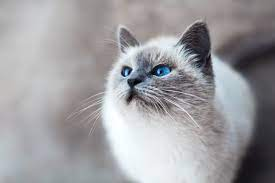
#> input picture Qt/ImageEditor/cat_3.jpg, 275 x 183 px, given in place of the camera
$ python Lane_Final_TX2.py
#> lines starting #> are read from the running program, lines starting #| are printed output that depends on the picture; after the words box and inside, x2 and y2 are one past the last pixel; in counts of white or black regions, pixels touching at a corner belong together
#> further down, frame is the input picture: shape (183, 275, 3); mean B, G, R 160.1, 156.7, 157.9
#| height: 183 width: 275 channel: 3
#| Image type: <class 'numpy.ndarray'>
import cv2
import numpy as np
import matplotlib.pyplot as plt
import time
import serial
import sys


"""
測試前先調整相機角度 實際80cm處對到刻度80cm處
Arduino程式配合Handsome_Field_Robot/Arduino/Arduino_main_ed4.ino
"""

camera_port = 0

Hmin_green, Smin_green, Vmin_green = 35, 80, 46
Hmax_green, Smax_green, Vmax_green = 85, 255, 230

poly_h, poly_w, L = 280, 160, 240  # fixed

""" Undetermined """
deltaX1, deltaX2, deltaX3 = 50, 140, 240

R1_threshold = 0.25
L1_threshold = 0.25

pwm_base_normal = 40
pwm_base_slower = 30

R1_delta, R2_delta = 20, 30
L1_delta, L2_delta = 20, 30


serialCom = '/dev/ttyACM0'
ser = serial.Serial(serialCom, 9600)

def MOTION_STATE_LEDs(MOTION_STATE):
    A,B,C,D = 1,1,0,0
    if MOTION_STATE == "FORWARD":
        A,B,C,D = 3,3,3,3  # 直走 Green

    if MOTION_STATE == "TURN_LEFT!":  # 小轉 Cyan
        A,B,C,D = 5,0,5,0
    if MOTION_STATE == "TURN_RIGHT!":
        A,B,C,D = 0,5,0,5

    if MOTION_STATE == "TURN_LEFT!!!": # 大轉 Yellow
        A,B,C,D = 6,0,6,0
    if MOTION_STATE == "TURN_RIGHT!!!":
        A,B,C,D = 0,6,0,6


    print("A B   ",A,B)
    print("C D   ",C,D)
    return A,B,C,D


def Num2Str(num):
    if str(type(num)) == "<class 'int'>":
        converted = str(num)
        if len(converted) > 3:
            print("Error: invalid num length\nlen:",len(converted))
            return "!!!"
        if len(converted) == 1:
            converted = "00" + converted
        if len(converted) == 2:
            converted = "0" + converted
        return str(converted)
    else:
        print("Error: not int\ndatatype:",type(num))
        return "!!!"

def write_Serial(sender=0,state=0,power=0,motion=0,pwmL=0,pwmR=0,ledA=0,ledB=0,ledC=0,ledD=0):
    pwmL = Num2Str(pwmL)
    pwmR = Num2Str(pwmR)
    signalStr = str(sender) + str(state) + str(power) + str(motion)
    signalStr += str(pwmL) + str(pwmR) + str(ledA) + str(ledB) + str(ledC) + str(ledD)
    try:
        print("Start writing serial...")
        inputStr = str(signalStr) + str('e')
        if len(inputStr) == 15:
            print("py write:",inputStr)
            ser.write(str.encode(inputStr))
            time.sleep(1)
        else:
            print("Error: serial inputStr length:",len(inputStr))

    except KeyboardInterrupt:
        ser.close()
        print("keyboard interrupted!")


def pwmConverter(base,delta):
    if delta > 0:
        direction = 'R'
    elif delta < 0:
        direction = 'L'
    else :
        direction = 'M'

    print("pwm base:",base)
    print("pwm delta:",delta)
    pwmR = base - delta
    pwmL = base + delta

    return pwmL, pwmR, direction

def find_lane(frame):

    img = cv2.resize(frame, (640, 480))
    """ frame mask """
    # create a zero array
    trapezoid_stencil = np.zeros_like(img[:,:,0])

    polygon = np.array([[0,480], [320-poly_w,480-poly_h], [320+poly_w,480-poly_h], [640,480]])

    # fill polygon with gray
    cv2.fillConvexPoly(trapezoid_stencil, polygon, 100)
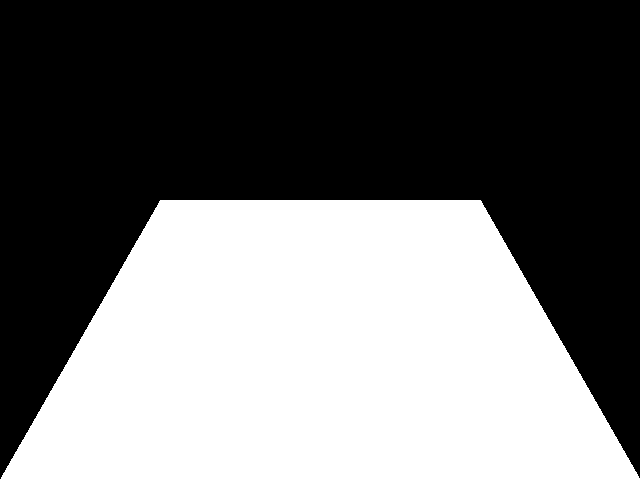
#> trapezoid_stencil: shape (480, 640); values 0 (black) and 100 (white), 43.8% white; 1 white region, box (x1, y1, x2, y2) and area: (0, 200, 640, 480) 134619
    #cv2.imshow("gray trapezoid",trapezoid_stencil)

    trapezoid_view = cv2.bitwise_and(img,img,mask=trapezoid_stencil)
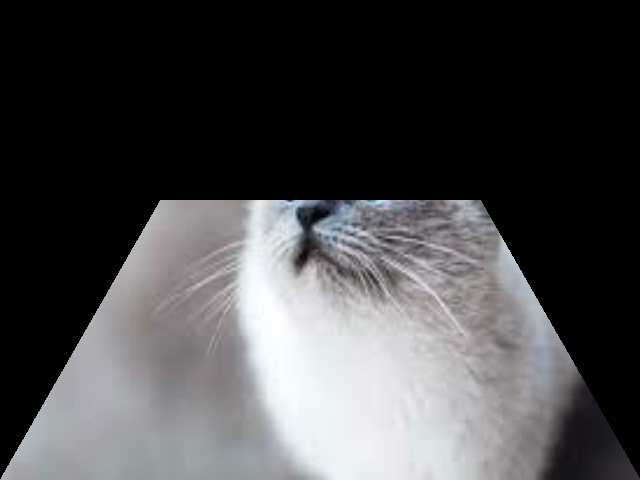
#> trapezoid_view: shape (480, 640, 3); mean B, G, R 74.3, 72.8, 72.9
    #cv2.imshow("trapezoid view img",trapezoid_view)

    """ mark image """
    marked_img = img.copy()
    marked_img = cv2.cvtColor(marked_img,cv2.COLOR_BGR2HSV)
#> marked_img: shape (480, 640, 3); mean H, S, V 104, 14.6, 162.3

    cv2.polylines(marked_img,pts=[polygon],isClosed=True,color=(30,120,225),thickness=5) # draw polygon on marked img
#> marked_img: shape (480, 640, 3); mean H, S, V 101.9, 17.2, 164.2

    for scale in [(80,-5),(70,15),(60,48),(50,80),(40,125),(30,190),(20,270)]:  # mark each scale
        ycoord = 480-poly_h+scale[1]
        cv2.line(marked_img, (160, ycoord), (480, ycoord), (177, 80, 0), 4)
        cv2.putText(marked_img, str(scale[0]), (300,ycoord+5), cv2.FONT_HERSHEY_PLAIN, 2, (30,100,0), 2, cv2.LINE_AA)
#> marked_img: shape (480, 640, 3); mean H, S, V 104, 19.8, 156.7

    """ perspective transform """
    original = np.float32([[0,480], [320-poly_w,480-poly_h], [320+poly_w,480-poly_h], [640,480]])
    distorted = np.float32([[320-L,480], [320-L,480-poly_h], [320+L,480-poly_h], [320+L,480]])

    # get transform matrix
    M = cv2.getPerspectiveTransform(original, distorted)
#> M = [[5.25, 4, -1360], [0, 9.5, -1200], [-2.03e-18, 0.0125, 1]]
    # apply transformation
    rectangle_view = cv2.warpPerspective(trapezoid_view, M, (640, 480))

    """ show rectangle view """
    trapezoid_stencil = cv2.cvtColor(trapezoid_stencil,cv2.COLOR_GRAY2BGR)
    marked_img = cv2.cvtColor(marked_img,cv2.COLOR_HSV2BGR)

    output1 = cv2.hconcat([img, marked_img])
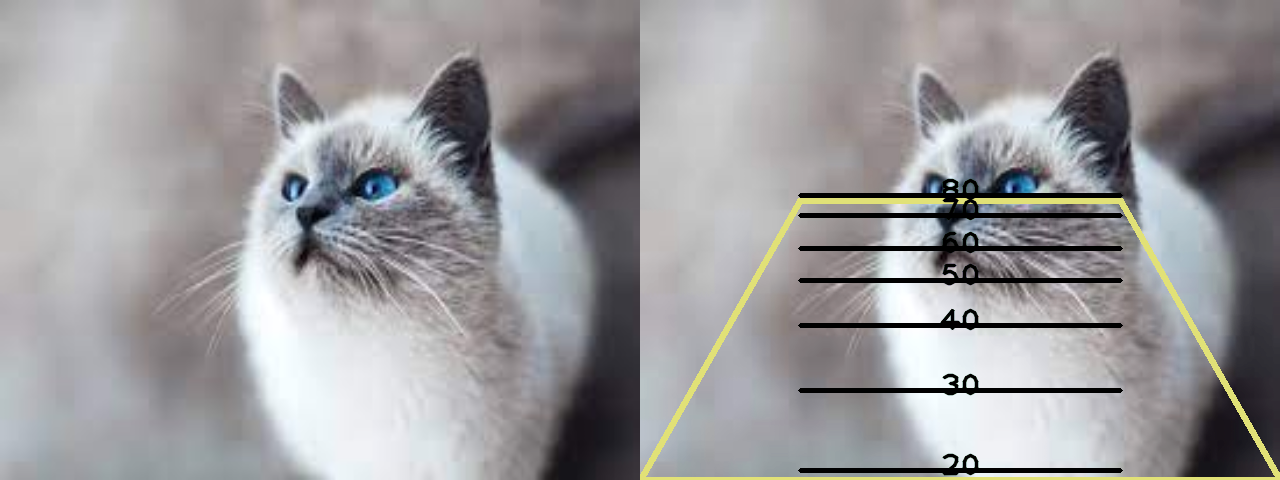
#> output1: shape (480, 1280, 3); mean B, G, R 155.8, 153.9, 155.2
    output2 = cv2.hconcat([trapezoid_view, rectangle_view])
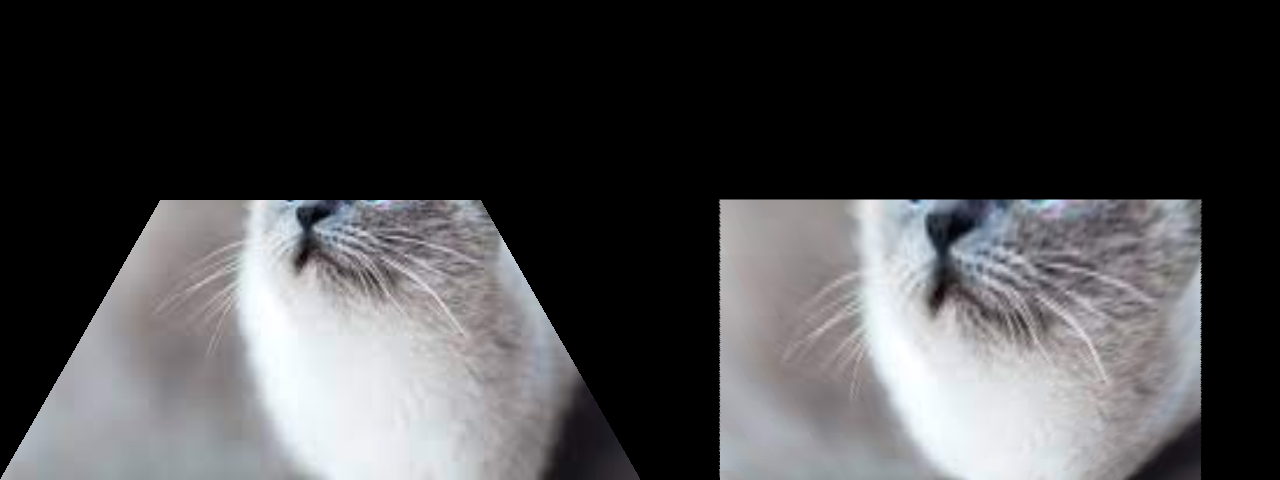
#> output2: shape (480, 1280, 3); mean B, G, R 73.3, 71.7, 71.9
    output3 = cv2.vconcat([output1,output2])
    output3 = cv2.resize(output3, (640, 480))
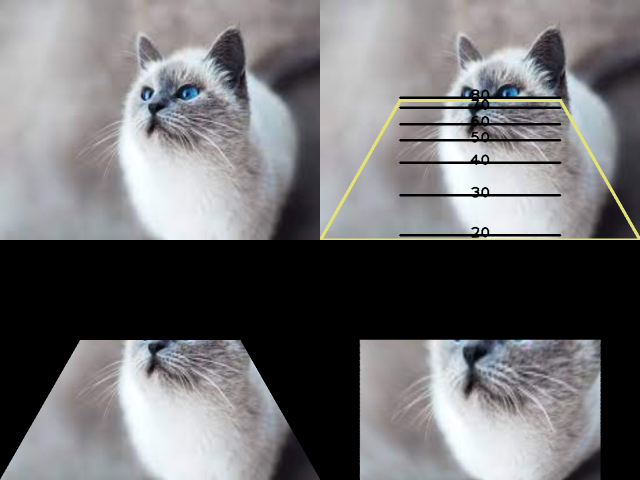
#> output3: shape (480, 640, 3); mean B, G, R 114.7, 112.9, 113.7

    cv2.imshow('perspective transform', output3)


    """ cropping """
    x = 320-L
    y = 480-poly_h
    w = 2*L
    h = poly_h
    cropped_rectangle_view = rectangle_view[y:y+h, x:x+w]
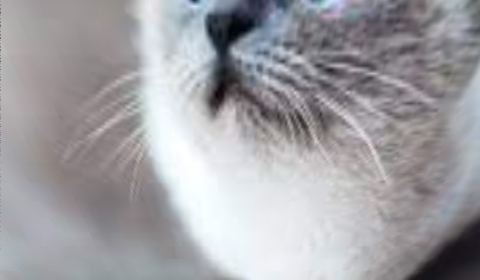
#> cropped_rectangle_view: shape (280, 480, 3); mean B, G, R 164.5, 160.6, 161.5
    #cv2.imshow("cropped",cropped_rectangle_view)

    """ thresholding """
    cropped_rectangle_view = cv2.cvtColor(cropped_rectangle_view, cv2.COLOR_BGR2RGB)
    cropped_rectangle_view = cv2.cvtColor(cropped_rectangle_view, cv2.COLOR_RGB2HSV)
#> cropped_rectangle_view: shape (280, 480, 3); mean H, S, V 112.3, 14.6, 166.6

    lower_green = np.array([Hmin_green, Smin_green, Vmin_green])
    upper_green = np.array([Hmax_green, Smax_green, Vmax_green])
    mask_green = cv2.inRange(cropped_rectangle_view, lower_green, upper_green)
#> mask_green: shape (280, 480); every value is 0
    #cv2.imshow("green threshold", mask_green)


    """ density histogram """
    gray = mask_green.copy()
    # [9 lines of commented-out code are left out]

    """ plot lines """
    marked = cv2.cvtColor(gray,cv2.COLOR_GRAY2BGR)
#> marked: shape (280, 480, 3); every value is 0
    marked = cv2.cvtColor(marked,cv2.COLOR_BGR2HSV)
    cv2.line(marked, (L, 0), (L, 480), (0, 0, 100), 3)
#> marked: shape (280, 480, 3); mean H, S, V 0, 0, 1
    #cv2.putText(marked,"R1",(L+deltaX1//2,poly_h//2),cv2.FONT_HERSHEY_PLAIN, 1, (177, 100, 200), 1, cv2.LINE_AA)
    cv2.line(marked, (L+deltaX1, 0), (L+deltaX1, 480), (177, 100, 200), 2)
#> marked: shape (280, 480, 3); mean H, S, V 1.1, 0.6, 2.3

    #cv2.putText(marked,"L1",(L-deltaX1//2,poly_h//2),cv2.FONT_HERSHEY_PLAIN, 1, (177, 100, 200), 1, cv2.LINE_AA)
    cv2.line(marked, (L-deltaX1, 0), (L-deltaX1, 480), (40, 10, 140), 2)
#> marked: shape (280, 480, 3); mean H, S, V 1.4, 0.7, 3.2
    cv2.line(marked, (L+deltaX1, 0), (L+deltaX1, 480), (40, 10, 140), 2)
#> marked: shape (280, 480, 3); mean H, S, V 0.5, 0.1, 2.8

    cv2.line(marked, (L-deltaX2, 0), (L-deltaX2, 480), (177, 80, 220), 2)
#> marked: shape (280, 480, 3); mean H, S, V 1.6, 0.6, 4.2
    cv2.line(marked, (L+deltaX2, 0), (L+deltaX2, 480), (177, 80, 220), 2)
#> marked: shape (280, 480, 3); mean H, S, V 2.7, 1.1, 5.5

    cv2.line(marked, (L-deltaX3, 0), (L-deltaX3, 480), (90, 80, 220), 2)
#> marked: shape (280, 480, 3); mean H, S, V 3.1, 1.5, 6.5
    cv2.line(marked, (L+deltaX3, 0), (L+deltaX3, 480), (90, 80, 220), 2)
#> marked: shape (280, 480, 3); mean H, S, V 3.3, 1.6, 6.9

    cv2.line(marked, (L, 0), (L, 480), (0, 0, 100), 3)
    marked = cv2.cvtColor(marked,cv2.COLOR_HSV2BGR)
    # cv2.imshow("marked",marked)

    """ divide into pieces, calculate areas """
    R1_Region = gray[:, L+deltaX1:L+deltaX3]
#> R1_Region: shape (280, 190); every value is 0
    #cv2.imshow("R1",R1_Region)
    R1_White = cv2.countNonZero(R1_Region)
#> R1_White = 0
    R1_Total = R1_Region.shape[0]*R1_Region.shape[1]
#> R1_Total = 53200
    R1_Area = round(float((R1_Total - R1_White) / R1_Total),2)
#> R1_Area = 1
    print("R1 area:",R1_Area)
#| R1 area: 1.0
    print("R1 threshold:",R1_threshold)

    L1_Region = gray[:, L-deltaX3:L-deltaX1]
    #cv2.imshow("L1",L1_Region)
    L1_White = cv2.countNonZero(L1_Region)
#> L1_White = 0
    L1_Total = L1_Region.shape[0]*L1_Region.shape[1]
#> L1_Total = 53200
    L1_Area = round(float((L1_Total - L1_White) / L1_Total),2)
#> L1_Area = 1
    print("\nL1 area:",L1_Area)
#| L1 area: 1.0
    print("L1 threshold:",L1_threshold)

    R2_Region = gray[:, L+deltaX2:L+deltaX3]
#> R2_Region: shape (280, 100); every value is 0
    #cv2.imshow("R2",R2_Region)
    R2_White = cv2.countNonZero(R2_Region)
#> R2_White = 0
    R2_Total = R2_Region.shape[0]*R2_Region.shape[1]
#> R2_Total = 28000
    R2_Area = round(float((R2_Total - R2_White) / R2_Total),2)
#> R2_Area = 1
    print("R2 area:",R2_Area)
#| R2 area: 1.0


    L2_Region = gray[:, L-deltaX3:L-deltaX2]
    #cv2.imshow("L2",L2_Region)
    L2_White = cv2.countNonZero(L2_Region)
#> L2_White = 0
    L2_Total = L2_Region.shape[0]*L2_Region.shape[1]
#> L2_Total = 28000
    L2_Area = round(float((L2_Total - L2_White) / L2_Total),2)
#> L2_Area = 1
    print("L2 area:",L2_Area)
#| L2 area: 1.0


    """ mark the area """
    cv2.putText(marked, "R1:"+str(R1_Area), (322,240), cv2.FONT_HERSHEY_PLAIN, 2, (30,100,255), 2, cv2.LINE_AA)
    cv2.putText(marked, "L1:"+str(L1_Area), (60,240), cv2.FONT_HERSHEY_PLAIN, 2, (90,100,0), 2, cv2.LINE_AA)

    cv2.putText(marked, "R2:"+str(R2_Area), (405,270), cv2.FONT_HERSHEY_PLAIN, 1, (90,100,200), 1, cv2.LINE_AA)
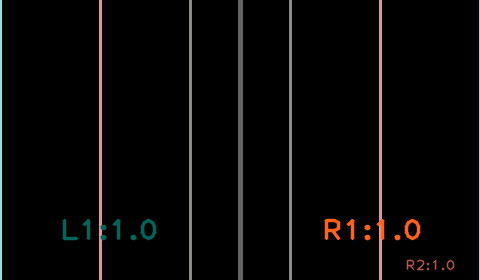
#> marked: shape (280, 480, 3); mean B, G, R 6.6, 6.9, 7.7
    cv2.putText(marked, "R1:"+str(L2_Area), (27,270), cv2.FONT_HERSHEY_PLAIN, 1, (90,100,0), 1, cv2.LINE_AA)
#> marked: shape (280, 480, 3); 0.18% of pixels changed, all inside (x1, y1, x2, y2) = (28, 259, 77, 271)

    cv2.imshow("marked",marked)

    """ determine turn left or right and how much """
    MOTION_STATE = "FORWARD"
    pwm_delta = 0 # +,right -,left
    pwm_base = pwm_base_normal   # deflaut speed, without contacting HALT line

    if R1_Area > R1_threshold and L1_Area > L1_threshold :
        print("R1, L1 area both > threshold !!!")
        # print("R1 area=%d>%d=threshold"%(R1_Area, R1_threshold))
        # print("L1 area=%d>%d=threshold"%(L1_Area, L1_threshold))
        pwm_base = pwm_base_slower   # only decisions made by R1,L1 (between HALT line)
        if R2_Area > L2_Area :
            pwm_delta -= R1_delta
            MOTION_STATE = "TURN_LEFT!!!"
        else:
            pwm_delta += L1_delta
            MOTION_STATE = "TURN_RIGHT!!!"

    elif R1_Area > R1_threshold and L1_Area < L1_threshold :
        pwm_delta -= R1_delta
        pwm_base = pwm_base_slower
        #print("turn Left, R1 area=%d>%d=threshold"%(R1_Area, R1_threshold))
        MOTION_STATE = "TURN_LEFT!!!"

    elif R1_Area < R1_threshold and L1_Area > L1_threshold :
        pwm_delta += L1_delta
        pwm_base = pwm_base_slower
        #print("turn Right, L1 area=%d>%d=threshold"%(L1_Area, L1_threshold))
        MOTION_STATE = "TURN_RIGHT!!!"

    else :
        MOTION_STATE = "FORWARD"
        print("No area > threshold, keep going!")
        print("pwm_delta:", pwm_delta)

    """ convert pwm_base, pwm_delta to pwm_L, pwm_R """
    pwm_L, pwm_R, Dir = pwmConverter(pwm_base,pwm_delta)
    print("\npwm L:%d\npwm R:%d\nDir:%s\nState:%s"%(pwm_L,pwm_R,Dir,MOTION_STATE))
    return pwm_L, pwm_R, MOTION_STATE


cap = cv2.VideoCapture(camera_port) # cap = cv2.VideoCapture(cv2.CAP_DSHOW + camera_port)

if camera_port == 0:   # notebook camera
    #cap.set(cv2.CAP_PROP_EXPOSURE,-4)
    #cap.set(cv2.CAP_PROP_CONTRAST,0)
    print("Contrast:",cap.get(cv2.CAP_PROP_CONTRAST))
    print("Exposure:",cap.get(cv2.CAP_PROP_EXPOSURE))

if camera_port == 1:  # usb camera
    cap.set(cv2.CAP_PROP_EXPOSURE,-7)
    cap.set(cv2.CAP_PROP_CONTRAST,10)
    print("Contrast:",cap.get(cv2.CAP_PROP_CONTRAST))
    print("Exposure:",cap.get(cv2.CAP_PROP_EXPOSURE))

print("Start capturing video from the camera")

if cap.isOpened() == False:
    print("Error: Failed to read the video stream")
else:
    print("Read images successfully\n")

countImage = 1
countDirR = 0
countDirL = 0
countDirN = 0

totalDirs = 0
countLess  = 0

while cap.isOpened():  # Capture frame-by-frame
    ret, frame = cap.read()
    if countImage == 1:
        print("height:",frame.shape[0],"width:",frame.shape[1],"channel:",frame.shape[2])
        print("Image type:",type(frame))

    #print("\ncount:",countImage,'\n')
    #cv2.imshow("original",frame)
    if ret == True:
        #Area, Dir ,Distance = find_arrow(frame)
        pwmL, pwmR, MOTION_STATE = find_lane(frame)
#> pwmL = 50; pwmR = 10; MOTION_STATE = 'TURN_RIGHT!!!'
        ledA,ledB,ledC,ledD = MOTION_STATE_LEDs(MOTION_STATE)
#> ledA = 0; ledB = 6; ledC = 0; ledD = 6
        print("pwmL:",pwmL,"\npwmR:",pwmR,"\n\n")
#| pwmL: 50
#| pwmR: 10
        write_Serial(1,1,1,0,pwmL,pwmR,ledA,ledB,ledC,ledD)
#> in Num2Str, `converted = str(num)`: converted = '50'
#> in Num2Str, `converted = "0" + converted`: converted = '050'
#> in write_Serial, `pwmR = Num2Str(pwmR)`: pwmR = '010'
#> in write_Serial, `signalStr = str(sender) + str(state) + str(power) + str(motion)`: signalStr = '1110'
#> in write_Serial, `signalStr += str(pwmL) + str(pwmR) + str(ledA) + str(ledB) + str(ledC)..`: signalStr = '11100500100606'
#> in write_Serial, `inputStr = str(signalStr) + str('e')`: inputStr = '11100500100606e'
#| py write: 11100500100606e
        time.sleep(0.1)
        countImage += 1
        if cv2.waitKey(25) & 0xFF == ord("q"):
#> (key q is pressed here)
            sys.exit()
#> (the program exits here)

$ run again, on Qt/ImageEditor/cat_4.jpg
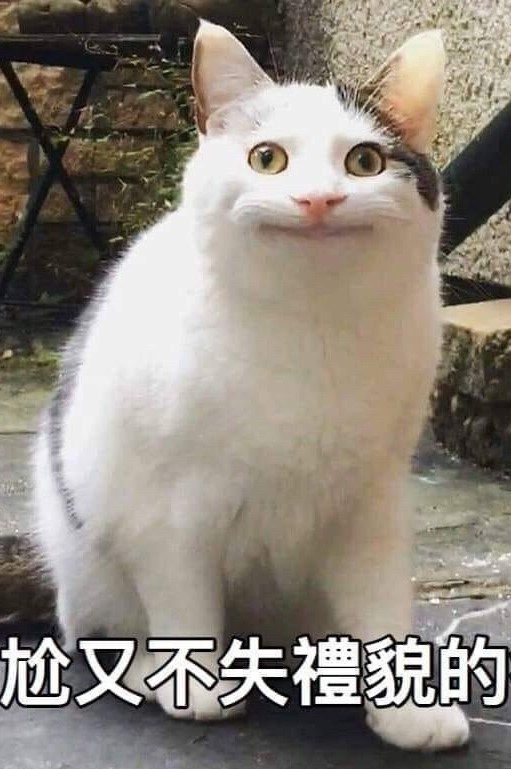
#> input picture Qt/ImageEditor/cat_4.jpg, 511 x 769 px, given in place of the camera
#> frame is the input picture: shape (769, 511, 3); mean B, G, R 124, 133.8, 141.6
#| height: 769 width: 511 channel: 3
#| Image type: <class 'numpy.ndarray'>
#> in find_lane, `trapezoid_view = cv2.bitwise_and(img,img,mask=trapezoid_stencil)`:
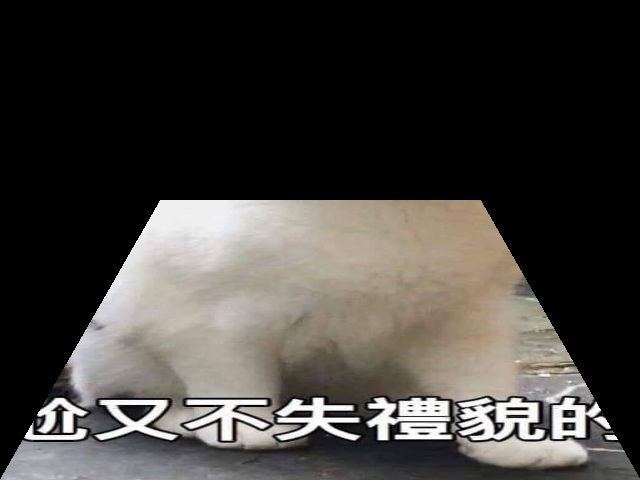
#> trapezoid_view: shape (480, 640, 3); mean B, G, R 59.2, 62.7, 65.6
#> M = [[5.25, 4, -1360], [0, 9.5, -1200], [-2.03e-18, 0.0125, 1]]
#> in find_lane, `cropped_rectangle_view = rectangle_view[y:y+h, x:x+w]`:
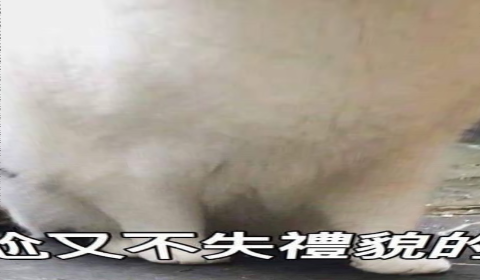
#> cropped_rectangle_view: shape (280, 480, 3); mean B, G, R 146.8, 157.8, 166.2
#> mask_green: shape (280, 480); every value is 0
#> R1_Region: shape (280, 190); every value is 0
#> R1_White = 0
#> R1_Area = 1
#| R1 area: 1.0
#> L1_White = 0
#> L1_Area = 1
#| L1 area: 1.0
#> R2_Region: shape (280, 100); every value is 0
#> R2_White = 0
#> R2_Area = 1
#| R2 area: 1.0
#> L2_White = 0
#> L2_Area = 1
#| L2 area: 1.0
#> `pwmL, pwmR, MOTION_STATE = find_lane(frame)`: pwmL = 50; pwmR = 10; MOTION_STATE = 'TURN_RIGHT!!!'
#> ledA = 0; ledB = 6; ledC = 0; ledD = 6
#| pwmL: 50
#| pwmR: 10
#> in Num2Str, `converted = str(num)`: converted = '50'
#> in Num2Str, `converted = "0" + converted`: converted = '050'
#> in write_Serial, `pwmR = Num2Str(pwmR)`: pwmR = '010'
#> in write_Serial, `signalStr = str(sender) + str(state) + str(power) + str(motion)`: signalStr = '1110'
#> in write_Serial, `signalStr += str(pwmL) + str(pwmR) + str(ledA) + str(ledB) + str(ledC)..`: signalStr = '11100500100606'
#> inputStr = '11100500100606e'
#| py write: 11100500100606e
